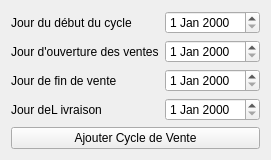
<?xml version="1.0" encoding="UTF-8"?>
<ui version="4.0">
 <class>formulaireCycle</class>
 <widget class="QWidget" name="formulaireCycle">
  <property name="geometry">
   <rect>
    <x>0</x>
    <y>0</y>
    <width>239</width>
    <height>147</height>
   </rect>
  </property>
  <property name="windowTitle">
   <string>formulaireCycle</string>
  </property>
  <layout class="QVBoxLayout" name="verticalLayout">
   <item>
    <layout class="QGridLayout" name="gridLayout">
     <item row="3" column="1">
      <widget class="QLabel" name="label_4">
       <property name="text">
        <string>Jour deL ivraison</string>
       </property>
      </widget>
     </item>
     <item row="0" column="1">
      <widget class="QLabel" name="label_2">
       <property name="text">
        <string>Jour du début du cycle</string>
       </property>
      </widget>
     </item>
     <item row="1" column="1">
      <widget class="QLabel" name="label">
       <property name="text">
        <string>Jour d'ouverture des ventes</string>
       </property>
      </widget>
     </item>
     <item row="2" column="1">
      <widget class="QLabel" name="label_3">
       <property name="text">
        <string>Jour de fin de vente</string>
       </property>
      </widget>
     </item>
     <item row="0" column="2">
      <widget class="QDateEdit" name="dateDC"/>
     </item>
     <item row="1" column="2">
      <widget class="QDateEdit" name="dateDV"/>
     </item>
     <item row="2" column="2">
      <widget class="QDateEdit" name="dateFV"/>
     </item>
     <item row="3" column="2">
      <widget class="QDateEdit" name="dateL"/>
     </item>
    </layout>
   </item>
   <item>
    <widget class="QPushButton" name="pushButton">
     <property name="text">
      <string>Ajouter Cycle de Vente</string>
     </property>
    </widget>
   </item>
  </layout>
 </widget>
 <resources/>
 <connections/>
</ui>
